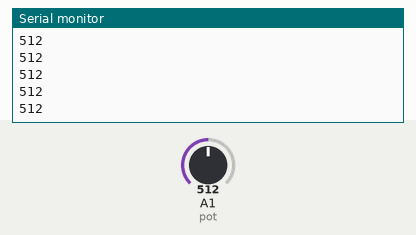
Simulated run of this sketch. Board: Arduino Uno, built with avr-gcc and run on an emulated ATmega328P. Parts: the last lines printed to the serial monitor. The test bench sets the inputs (shaded band); at power-on: A1 (pot) = 512.

Above: at 1.2 s.
1.3 s: A1 (pot) set to 716
At 1.9 s:
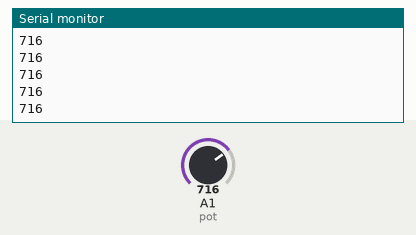
2.8 s: A1 (pot) set to 900
At 3.7 s:
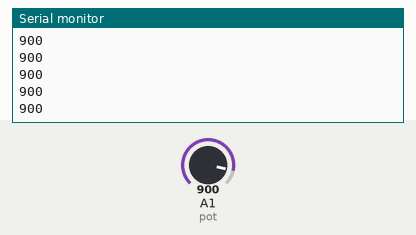
Timing chart, 0 to 5.8 s (numbered marks = the images above; inputs shaded):
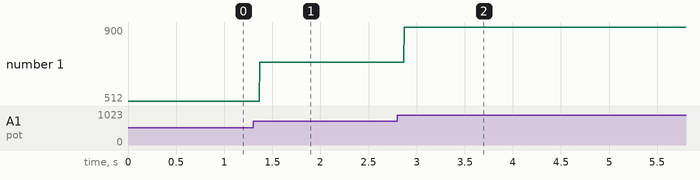

Measured:
- after the input at 1.3 s, the serial monitor: prints a new line after 0.07 s (image 1)
- after the input at 2.8 s, the serial monitor: prints a new line after 0.07 s (image 2)
- plotted number 1: 512 → 716 after the input at 1.3 s, 716 → 900 after the input at 2.8 s

The sketch:

introducao_Potenciometro.ino
```cpp
// C++ code
//
int pot;//variável para o potenciometro
void setup()
{
  Serial.begin(9600); //liga o monitor serial
}

void loop()
{
  pot = analogRead(A1); //potenciomentro na entrada analógica 1
  Serial.println(pot); //printar na tela os dados do potenciometro que vão de 0 até 1023 são 1024 valores
  delay(1);

}
```
